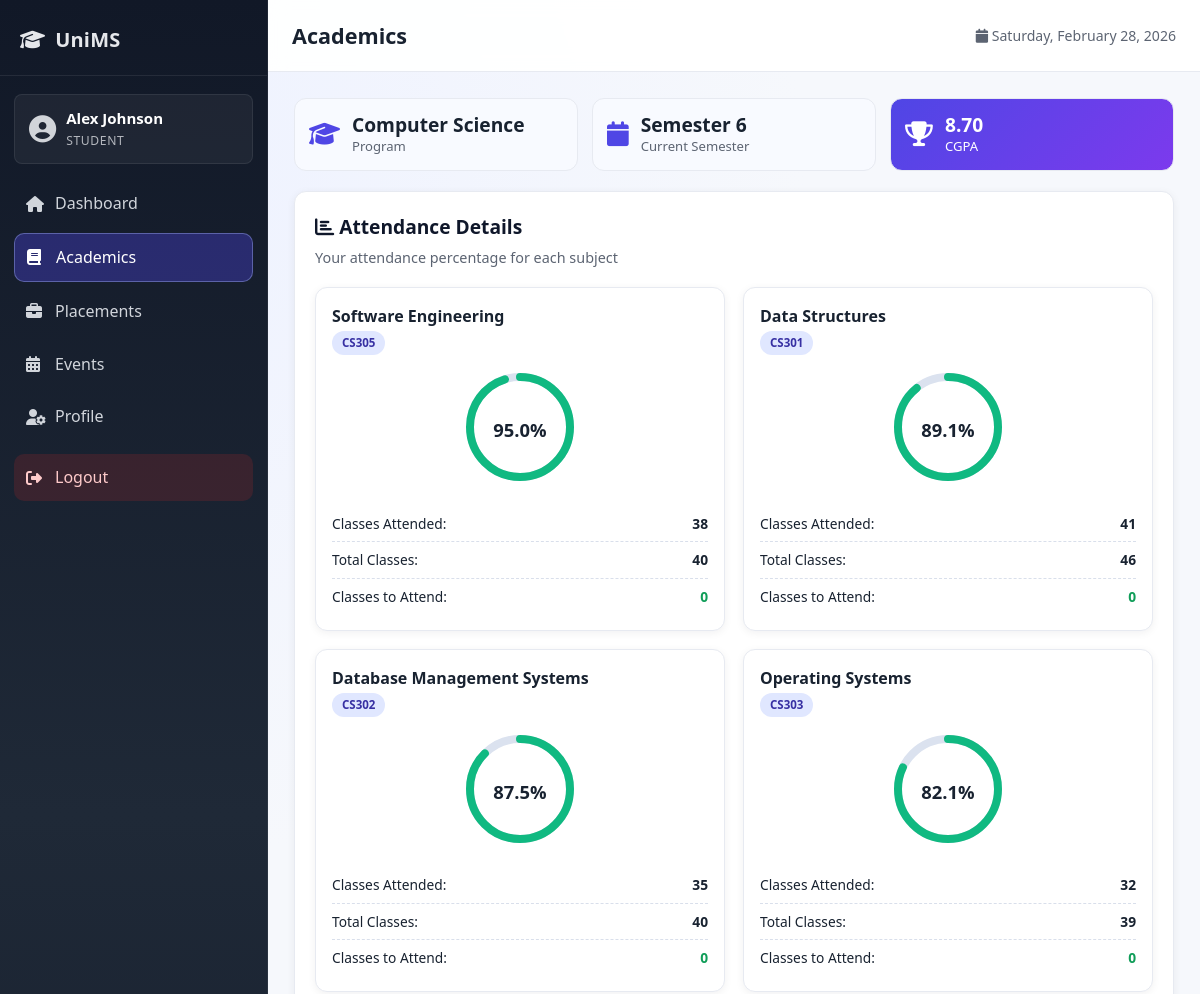
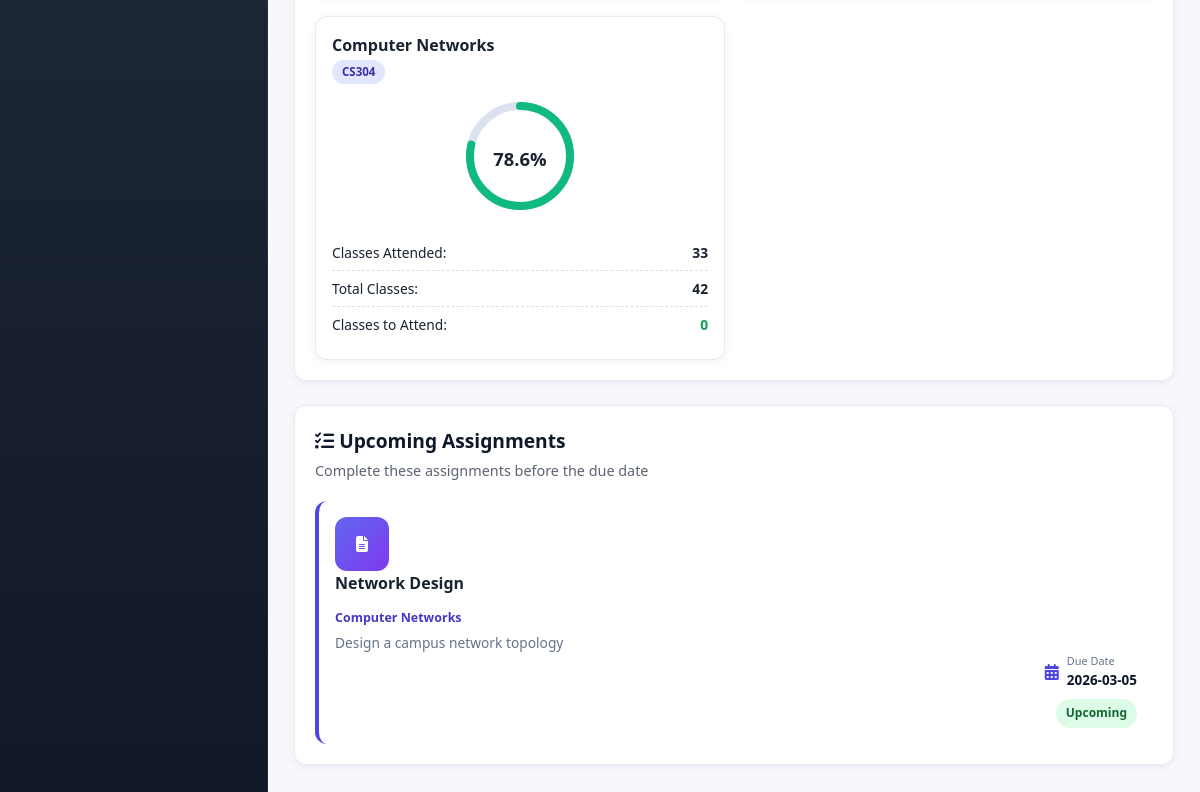
The app's page /academics (signed in) with its own data (2 pictures, top to bottom).
### tables this page shows
CREATE TABLE students (
            id INTEGER PRIMARY KEY AUTOINCREMENT,
            user_id INTEGER,
            student_id TEXT UNIQUE NOT NULL,
            program TEXT NOT NULL,
            semester INTEGER NOT NULL,
            cgpa REAL DEFAULT 0.0,
            FOREIGN KEY (user_id) REFERENCES users(id)
        );

CREATE TABLE attendance (
            id INTEGER PRIMARY KEY AUTOINCREMENT,
            student_id INTEGER,
            subject_id INTEGER,
            total_classes INTEGER DEFAULT 0,
            attended_classes INTEGER DEFAULT 0,
            FOREIGN KEY (student_id) REFERENCES students(id),
            FOREIGN KEY (subject_id) REFERENCES subjects(id)
        );

CREATE TABLE subjects (
            id INTEGER PRIMARY KEY AUTOINCREMENT,
            subject_code TEXT UNIQUE NOT NULL,
            subject_name TEXT NOT NULL,
            credits INTEGER NOT NULL
        );

CREATE TABLE assignments (
            id INTEGER PRIMARY KEY AUTOINCREMENT,
            subject_id INTEGER,
            title TEXT NOT NULL,
            description TEXT,
            due_date DATE NOT NULL,
            status TEXT DEFAULT 'pending',
            FOREIGN KEY (subject_id) REFERENCES subjects(id)
        );

### app.py (the view)
@app.route('/academics')
@login_required
@student_required
def academics():
    conn = get_db_connection()
    student = conn.execute('''
        SELECT s.* FROM students s
        WHERE s.user_id = ?
    ''', (session['user_id'],)).fetchone()
    attendance_data = conn.execute('''
        SELECT
            s.subject_name,
            s.subject_code,
            a.total_classes,
            a.attended_classes,
            CAST(a.attended_classes AS FLOAT) / a.total_classes * 100 as percentage
        FROM attendance a
        JOIN subjects s ON a.subject_id = s.id
        WHERE a.student_id = ?
        ORDER BY percentage DESC
    ''', (student['id'],)).fetchall()
    assignments = conn.execute('''
        SELECT
            a.id,
            a.title,
            a.description,
            a.due_date,
            a.status,
            s.subject_name
        FROM assignments a
        JOIN subjects s ON a.subject_id = s.id
        WHERE a.due_date >= date('now')
        ORDER BY a.due_date ASC
    ''').fetchall()
    conn.close()
    return render_template('academics.html',
                         student=student,
                         attendance=attendance_data,
                         assignments=assignments)

### app.py (called while the page is built)
def get_db_connection():
    conn = sqlite3.connect(DATABASE)
    conn.row_factory = sqlite3.Row  # This allows us to access columns by name
    return conn

def login_required(f):
    @wraps(f)
    def decorated_function(*args, **kwargs):
        if 'user_id' not in session:
            flash('Please log in to access this page.', 'warning')
            return redirect(url_for('login'))
        return f(*args, **kwargs)
    return decorated_function

def student_required(f):
    @wraps(f)
    def decorated_function(*args, **kwargs):
        if 'user_type' not in session or session['user_type'] != 'student':
            flash('This page is only accessible to students.', 'danger')
            return redirect(url_for('dashboard'))
        return f(*args, **kwargs)
    return decorated_function

### templates/academics.html (shortened to what this page needs)
{% extends "base.html" %}
{% block page_title %}Academics{% endblock %}
{% block content %}
<div class="academics-page">
    <div class="summary-card">
        <div class="summary-item">
            <i class="fas fa-graduation-cap"></i>
            <div>
                <h4>{{ student.program }}</h4>
                <p>Program</p>
            </div>
        </div>
        <div class="summary-item">
            <i class="fas fa-calendar"></i>
            <div>
                <h4>Semester {{ student.semester }}</h4>
                <p>Current Semester</p>
            </div>
        </div>
        <div class="summary-item cgpa-highlight">
            <i class="fas fa-trophy"></i>
            <div>
                <h4>{{ "%.2f"|format(student.cgpa or 0.0) }}</h4>
                <p>CGPA</p>
            </div>
        </div>
    </div>
    <div class="section">
        <div class="section-header">
            <h2><i class="fas fa-chart-bar"></i> Attendance Details</h2>
            <p>Your attendance percentage for each subject</p>
        </div>
        <div class="attendance-grid">
            {% for att in attendance %}
            <div class="attendance-card">
                <div class="subject-header">
                    <h3>{{ att.subject_name }}</h3>
                    <span class="subject-code">{{ att.subject_code }}</span>
                </div>
                <div class="attendance-visual">
                    <div class="circular-progress">
                        <svg width="120" height="120">
                            <circle cx="60" cy="60" r="50" class="progress-bg"></circle>
                            <circle cx="60" cy="60" r="50" class="progress-bar"
                                style="stroke-dasharray: 314; stroke-dashoffset: {{ 314 - (314 * (att.percentage or 0.0) / 100) }};"
                                {% if (att.percentage or 0.0)>= 75 %}stroke="#10b981"
                                {% elif (att.percentage or 0.0) >= 60 %}stroke="#f59e0b"
                                {% else %}stroke="#ef4444"{% endif %}></circle>
                        </svg>
                        <div class="progress-text">
                            <span class="percentage">{{ "%.1f"|format(att.percentage or 0.0) }}%</span>
                        </div>
                    </div>
                </div>
                <div class="attendance-stats">
                    <div class="stat-row">
                        <span>Classes Attended:</span>
                        <strong>{{ att.attended_classes }}</strong>
                    </div>
                    <div class="stat-row">
                        <span>Total Classes:</span>
                        <strong>{{ att.total_classes }}</strong>
                    </div>
                    <div class="stat-row">
                        <span>Classes to Attend:</span>
                        <strong class="{% if att.percentage < 75 %}text-danger{% else %}text-success{% endif %}">
                            {% if att.percentage < 75 %} {{ ((75 * att.total_classes - att.percentage *
                                att.total_classes) / (100 - 75))|round|int }} {% else %} 0 {% endif %} </strong>
                    </div>
                </div>
        </div>
        {% endfor %}
    </div>
</div>
<div class="section">
    <div class="section-header">
        <h2><i class="fas fa-tasks"></i> Upcoming Assignments</h2>
        <p>Complete these assignments before the due date</p>
    </div>
    {% if assignments %}
    <div class="assignments-list">
        {% for assignment in assignments %}
        <div class="assignment-card {% if assignment.status == 'pending' %}pending{% else %}upcoming{% endif %}">
            <div class="assignment-icon">
                <i class="fas fa-file-alt"></i>
            </div>
            <div class="assignment-details">
                <h3>{{ assignment.title }}</h3>
                <p class="subject-name">{{ assignment.subject_name }}</p>
                {% if assignment.description %}
                <p class="description">{{ assignment.description }}</p>
                {% endif %}
            </div>
            <div class="assignment-meta">
                <div class="due-date">
                    <i class="fas fa-calendar-alt"></i>
                    <div>
                        <span class="label">Due Date</span>
                        <span class="date">{{ assignment.due_date }}</span>
                    </div>
                </div>
                <span class="status-badge status-{{ assignment.status }}">
                    {{ assignment.status|title }}
                </span>
            </div>
        </div>
        {% endfor %}
    </div>
    {% else %}
    <div class="empty-state">
        <i class="fas fa-check-circle"></i>
        <h3>All caught up!</h3>
        <p>No pending assignments at the moment.</p>
    </div>
    {% endif %}
</div>
</div>
{% endblock %}

### static/css/layout.css (style rules this page uses)
* { margin: 0; padding: 0; box-sizing: border-box; }
html, body { min-height: 100%; }
body { font-family: 'Segoe UI', Tahoma, Geneva, Verdana, sans-serif; background: radial-gradient(circle at 10% 10%, #eef2ff 0%, var(--bg) 35%, var(--bg) 100%); color: var(--text); line-height: 1.55; }
.date { color: var(--text-muted); font-size: 0.88rem; }
.section, .admin-card, .admin-panel, .profile-card, .login-box, .tile, .stat-card, .company-card, .drive-card, .attendance-card, .past-event-card, .announcement-card { background: var(--surface); border: 1px solid var(--border); border-radius: var(--radius); box-shadow: var(--shadow-sm); }
.section { padding: 20px; margin-bottom: 24px; }
.section-header { margin-bottom: 18px; }
.section-header h2, .section-header h3 { color: #0f172a; font-size: 1.2rem; margin-bottom: 5px; }
.section-header p { color: var(--text-muted); font-size: 0.9rem; }

### static/css/components.css (style rules this page uses)
.badge, .status-badge, .badge-info, .badge-success, .badge-eligible, .badge-not-eligible, .eligible-badge, .role-badge { display: inline-flex; align-items: center; gap: 4px; border-radius: 999px; padding: 5px 10px; font-size: 0.75rem; font-weight: 700; }
.badge-success, .status-upcoming { background: #dcfce7; color: #166534; }
.dashboard-tiles, .attendance-grid, .drives-grid, .companies-grid, .stats-grid, .admin-grid, .grid-form, .actions-grid { display: grid; gap: 18px; }
.attendance-grid, .drives-grid, .companies-grid { grid-template-columns: repeat(auto-fit, minmax(280px, 1fr)); }
.tile, .drive-card, .company-card, .attendance-card, .stat-card, .activity-item, .assignment-card, .announcement-item, .past-event-card, .registered-event-item { padding: 16px; border-radius: 12px; transition: transform .2s ease, box-shadow .2s ease; }
.tile-icon, .stat-icon, .assignment-icon, .company-badge, .avatar, .profile-avatar { width: 54px; height: 54px; border-radius: 12px; display: inline-flex; align-items: center; justify-content: center; color: #fff; background: linear-gradient(135deg, #6366f1 0%, #7c3aed 100%); }

### static/css/pages.css (style rules this page uses)
.summary-card { display: grid; grid-template-columns: repeat(auto-fit, minmax(190px, 1fr)); gap: 14px; margin-bottom: 20px; }
.summary-item { border: 1px solid var(--border); border-radius: 12px; background: #f8faff; padding: 14px; display: flex; align-items: center; gap: 12px; }
.summary-item i { font-size: 1.55rem; color: #4f46e5; }
.summary-item h4 { font-size: 1.2rem; line-height: 1.2; }
.summary-item p { color: var(--text-muted); font-size: .82rem; }
.cgpa-highlight { background: linear-gradient(135deg, #4f46e5 0%, #7c3aed 100%); }
.cgpa-highlight, .cgpa-highlight i, .cgpa-highlight p, .cgpa-highlight h4 { color: #fff; }
.subject-header { margin-bottom: 12px; }
.subject-header h3 { font-size: 1rem; }
.subject-code { display: inline-block; padding: 3px 10px; border-radius: 999px; font-size: .72rem; background: #e0e7ff; color: #3730a3; font-weight: 700; }
.attendance-visual { display: grid; place-items: center; margin: 12px 0; }
.circular-progress { position: relative; }
.circular-progress svg { transform: rotate(-90deg); }
.progress-text { position: absolute; inset: 0; display: grid; place-items: center; }
.progress-text .percentage { font-size: 1.15rem; font-weight: 700; }
.attendance-stats { margin-top: 8px; }
.stat-row { display: flex; justify-content: space-between; gap: 8px; border-bottom: 1px dashed #d9dfeb; padding: 7px 0; font-size: .86rem; }
.stat-row:last-child { border-bottom: none; }
.assignments-list { display: flex; flex-direction: column; gap: 12px; }
.assignment-card { border-left: 4px solid #4f46e5; }
.assignment-details { flex: 1; }
.assignment-details h3 { font-size: 1rem; margin-bottom: 4px; }
.subject-name { color: #4338ca; font-size: .78rem; font-weight: 700; margin-bottom: 5px; }
.description { color: #64748b; font-size: .86rem; }
.assignment-meta { min-width: 170px; display: grid; gap: 8px; justify-items: end; }
.due-date { display: flex; gap: 8px; align-items: center; }
.due-date i { color: #4f46e5; }
.due-date .label { display: block; font-size: .68rem; color: #64748b; }
.due-date .date { display: block; font-size: .84rem; font-weight: 700; color: #0f172a; }
.assignment-form h3, .assignments-list h3 { margin-bottom: 12px; font-size: 1rem; }
.text-success { color: var(--success); }

### records on screen
students: program "Computer Science", semester "6", cgpa "8.70"
attendance: subject_name "Software Engineering", subject_code "CS305", percentage "95.0", attended_classes "38", total_classes "40"
attendance: subject_name "Data Structures", subject_code "CS301", percentage "89.1", attended_classes "41", total_classes "46"
attendance: subject_name "Database Management Systems", subject_code "CS302", percentage "87.5", attended_classes "35", total_classes "40"
attendance: subject_name "Operating Systems", subject_code "CS303", percentage "82.1", attended_classes "32", total_classes "39"
attendance: subject_name "Computer Networks", subject_code "CS304", percentage "78.6", attended_classes "33", total_classes "42"
assignments: title "Network Design", subject_name "Computer Networks", description "Design a campus network topology", due_date "2026-03-05", status "Upcoming"

### other values on screen
{{ session.full_name }} "Alex Johnson"
{{ session.user_type|title }} "STUDENT"
